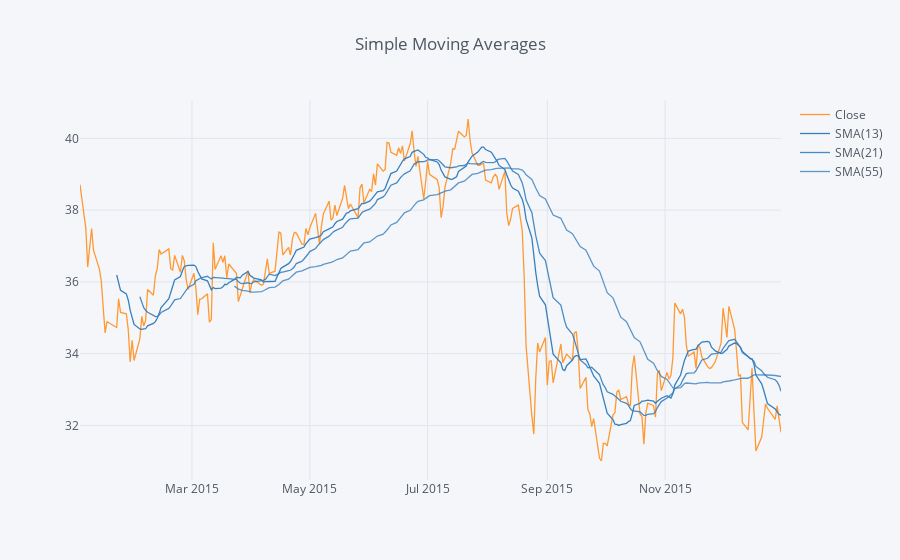

The notebook cell this image was saved under:
### Markdown cell above
** Use .ta_plot(study='sma') to create a Simple Moving Averages plot of Morgan Stanley for the year 2015.**

### Code cell
df['MS']['Close'].loc['2015-01-01':'2016-01-01'].ta_plot(study='sma',periods=[13,21,55],title='Simple Moving Averages')

### Figure 1 — Plotly figure (JSON) as saved in the notebook; plotly's stock layout.template omitted (floating-point values rounded to 4 significant figures; data arrays with more than 128 entries replaced by an {"elided": "..."} marker saying what was removed)
{"data": [{"line": {"color": "rgba(255, 153, 51, 1.0)", "dash": "solid", "width": 1.3}, "mode": "lines", "name": "Close", "text": "", "type": "scatter", "x": {"elided": "252 str values"}, "y": {"elided": "252 float values"}}, {"line": {"color": "rgba(55, 128, 191, 1.0)", "dash": "solid", "width": 1.3}, "mode": "lines", "name": "SMA(13)", "text": "", "type": "scatter", "x": {"elided": "252 str values"}, "y": {"elided": "252 mixed values"}}, {"line": {"color": "rgba(55, 128, 191, 0.89999999999999991)", "dash": "solid", "width": 1.3}, "mode": "lines", "name": "SMA(21)", "text": "", "type": "scatter", "x": {"elided": "252 str values"}, "y": {"elided": "252 mixed values"}}, {"line": {"color": "rgba(55, 128, 191, 0.79999999999999982)", "dash": "solid", "width": 1.3}, "mode": "lines", "name": "SMA(55)", "text": "", "type": "scatter", "x": {"elided": "252 str values"}, "y": {"elided": "252 mixed values"}}], "layout": {"legend": {"bgcolor": "#F5F6F9", "font": {"color": "#4D5663"}}, "paper_bgcolor": "#F5F6F9", "plot_bgcolor": "#F5F6F9", "title": "Simple Moving Averages", "titlefont": {"color": "#4D5663"}, "xaxis1": {"gridcolor": "#E1E5ED", "showgrid": true, "tickfont": {"color": "#4D5663"}, "title": "", "titlefont": {"color": "#4D5663"}, "zerolinecolor": "#E1E5ED"}, "yaxis1": {"gridcolor": "#E1E5ED", "showgrid": true, "tickfont": {"color": "#4D5663"}, "title": "", "titlefont": {"color": "#4D5663"}, "zerolinecolor": "#E1E5ED"}}}
